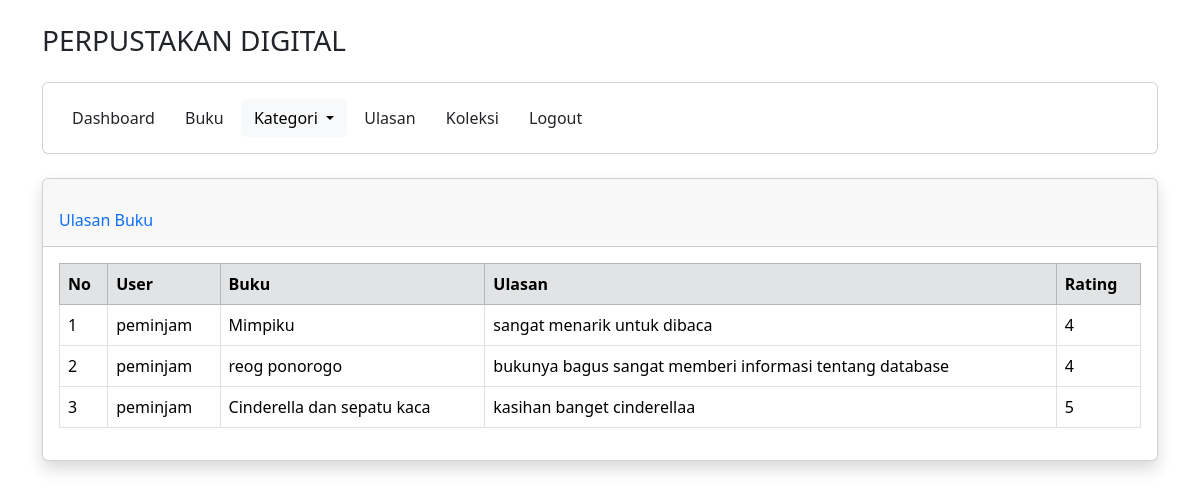
Screenshot of /peminjam/t-ulasan.php with the database file from the repository.
### tables this page shows
CREATE TABLE `ulasanbuku` (
  `id_ulasan` int(11) NOT NULL,
  `id_user` int(11) NOT NULL,
  `id_buku` int(11) NOT NULL,
  `ulasan` text NOT NULL,
  `rating` int(11) NOT NULL
);

CREATE TABLE `user` (
  `id_user` int(11) NOT NULL,
  `username` varchar(255) NOT NULL,
  `password` varchar(255) NOT NULL,
  `email` varchar(255) NOT NULL,
  `nis` varchar(20) NOT NULL,
  `nama_lengkap` varchar(255) NOT NULL,
  `alamat` text NOT NULL,
  `level` enum('admin','petugas','peminjam') NOT NULL
);

CREATE TABLE `buku` (
  `id_buku` int(11) NOT NULL,
  `id_kategori` int(11) NOT NULL,
  `judul` varchar(255) NOT NULL,
  `penulis` varchar(255) NOT NULL,
  `foto` varchar(100) NOT NULL,
  `buku` varchar(200) NOT NULL,
  `penerbit` varchar(255) NOT NULL,
  `tahun_terbit` int(11) NOT NULL,
  `deskripsi` varchar(1000) NOT NULL
);

### peminjam/t-ulasan.php (the view, shortened to what this page needs)
<?php
include 'layout/header.php';
?>
<div class="container">
                <br>
                    <div class="card shadow mb-4">
                        <div class="card-header py-3">
                            <h6 class="m-0 font-weight-bold text-primary mt-3">Ulasan Buku</h6>
                        </div>
            <div class="card-body">
            <div class="table-responsive">
            <table class="table table-bordered"  id="datatable" width="100%" cellspacing="0">
            <thead>
              <thead class="table table-secondary">
                <tr>
                    <th>No</th>
                    <th>User</th>
                    <th>Buku</th>
                    <th>Ulasan</th>
                    <th>Rating</th>
                </tr>
            </thead>
        <tbody>
                <?php
                $i = 1;
                include '../koneksi/koneksi.php';
                $query = mysqli_query($koneksi, "SELECT * FROM ulasanbuku, user, buku
                WHERE ulasanbuku.id_user=user.id_user
                AND ulasanbuku.id_buku=buku.id_buku
                ORDER BY id_ulasan ASC");
                while ($data = mysqli_fetch_array($query)) {
            ?>
                        <tr>
                            <td><?php echo $i++; ?></td>
                            <td><?php echo $data['username']; ?></td>
                            <td><?php echo $data['judul']; ?></td>
                            <td><?php echo $data['ulasan']; ?></td>
                            <td><?php echo $data['rating']; ?></td>
                        </tr>
                        <?php
                    }
                ?>
                    </tbody>
                </table>
            </div>
        </div>
    </div>
</div>
<?php
include 'layout/footer.php';
?>

### rows the page displays
ulasanbuku: id_user.username "peminjam", id_buku.judul "Mimpiku", ulasan "sangat menarik untuk dibaca", rating "4"
ulasanbuku: id_user.username "peminjam", id_buku.judul "reog ponorogo", ulasan "bukunya bagus sangat memberi informasi tentang database", rating "4"
ulasanbuku: id_user.username "peminjam", id_buku.judul "Cinderella dan sepatu kaca", ulasan "kasihan banget cinderellaa", rating "5"
